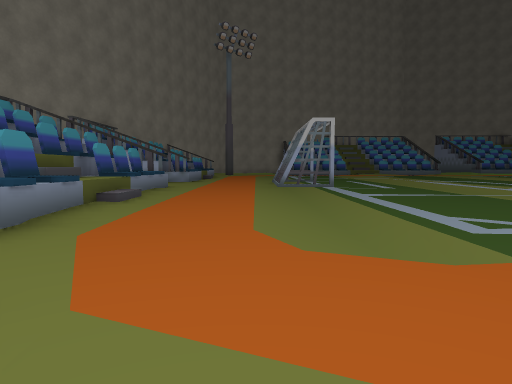
view 1 (above)

24 first-person views from a walk through a scene from a Unity 3-D project. The camera is 1.2 m above the floor, tilts 4° down and sees 70° across. The floor is counted in squares, 2 m on a side. Each view is taken from the middle of a square. On the plan, view 1 faces up. The plan holds only what a view shows up to about 10 squares ahead; the rest is blank. The place goes on beyond the plan. The player is left out. Some surface patterns are stand-ins.

view 2
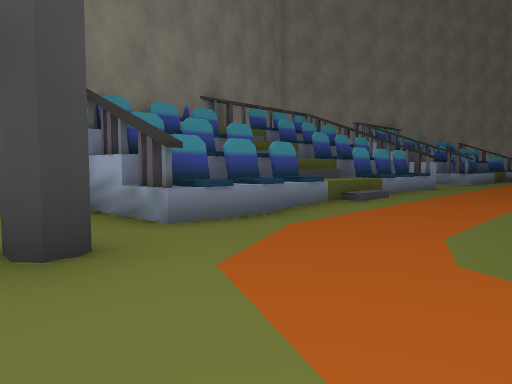

view 3
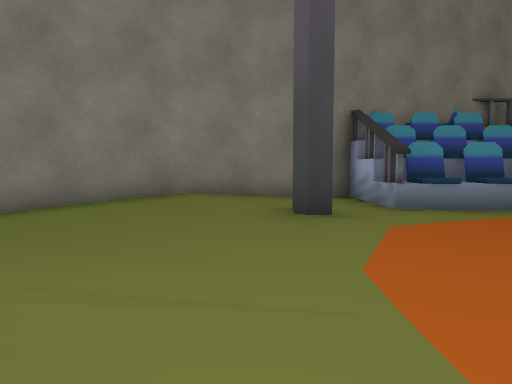

view 4
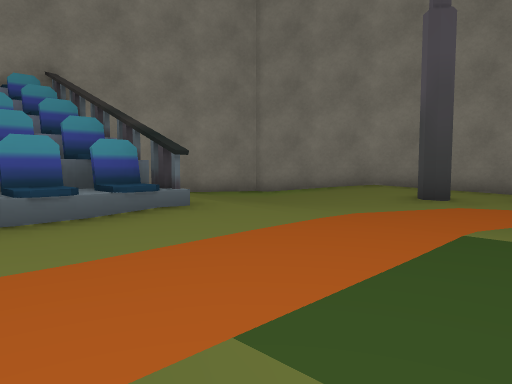

view 5
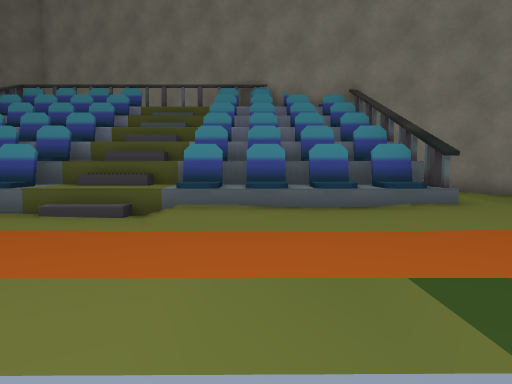

view 6
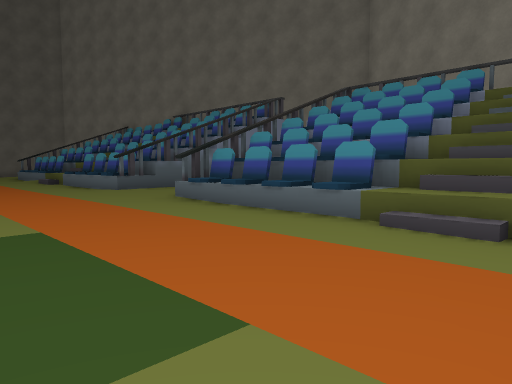

view 7
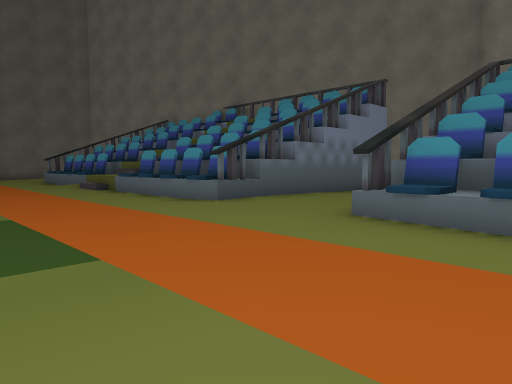

view 8
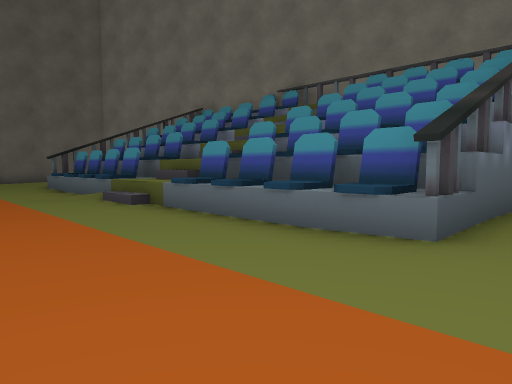

view 9
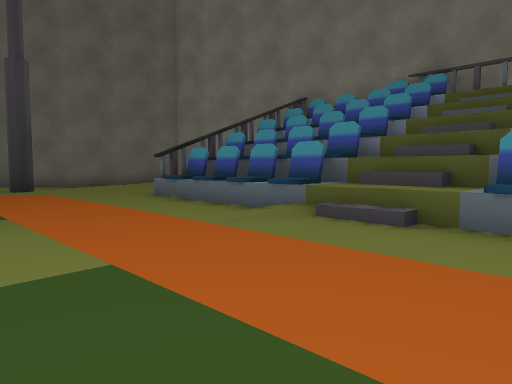

view 10
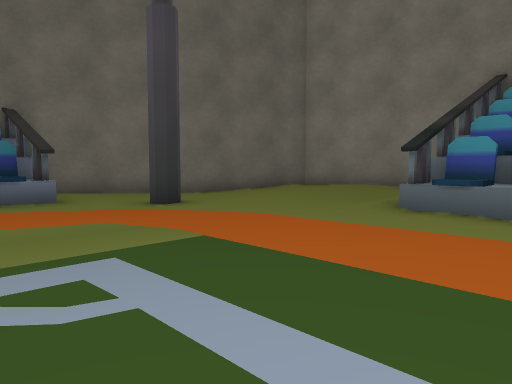

view 11
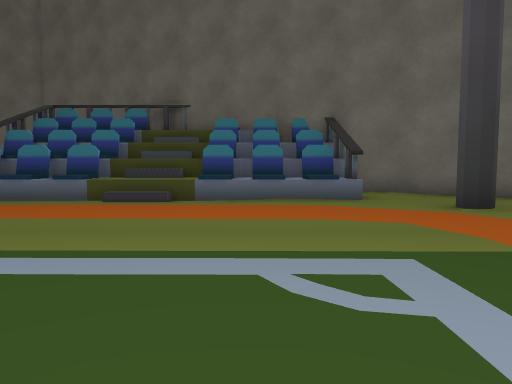

view 12
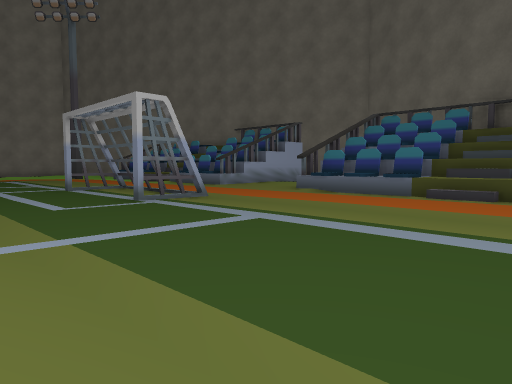

view 13
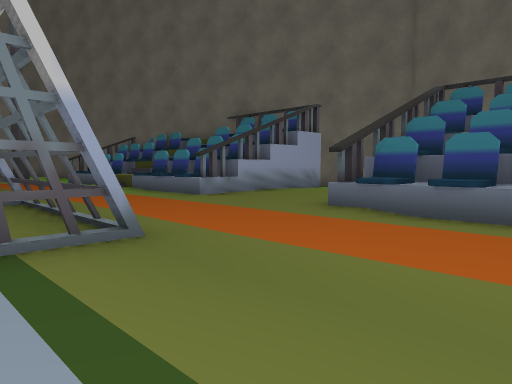

view 14
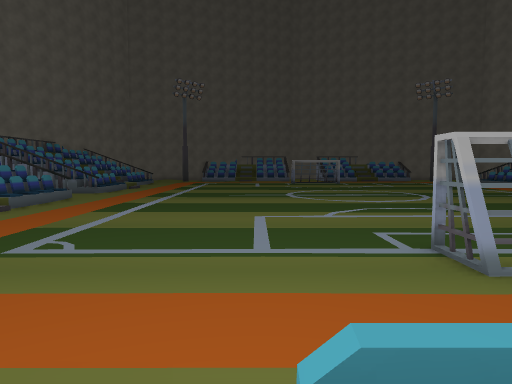

view 15
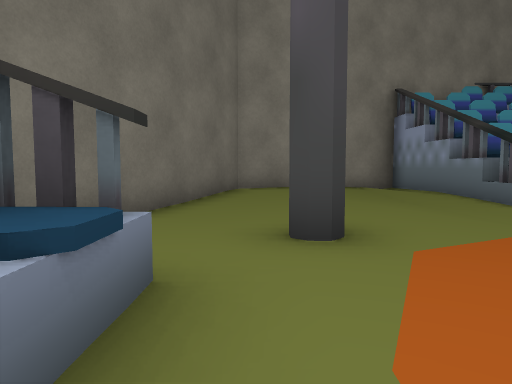

view 16
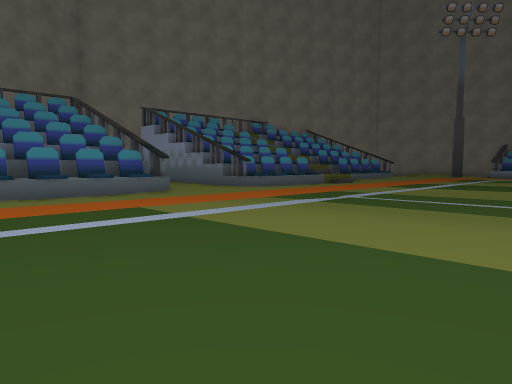

view 17
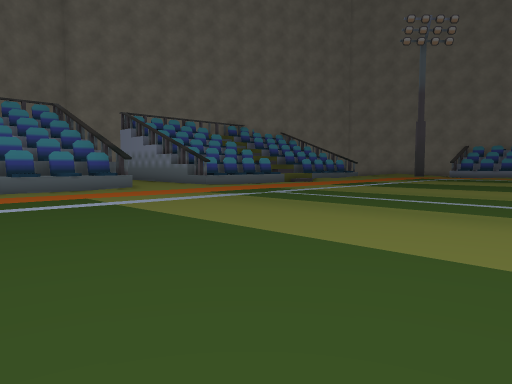

view 18
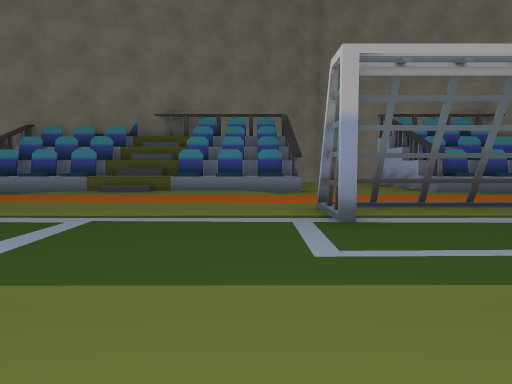

view 19
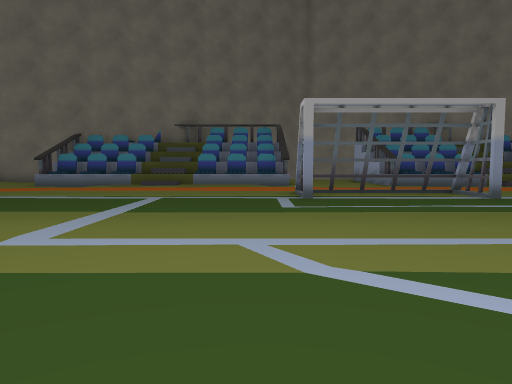

view 20
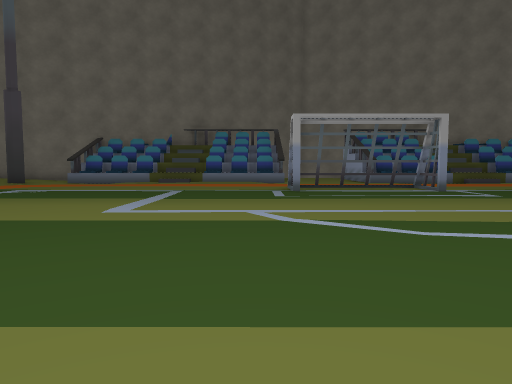

view 21
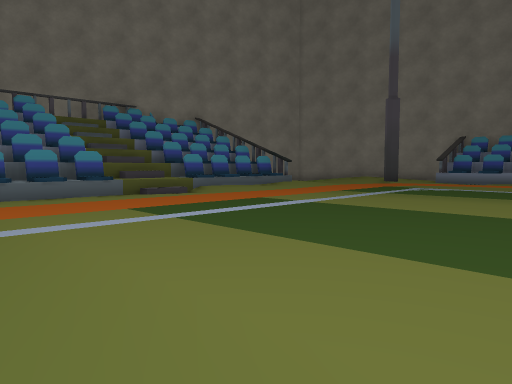

view 22
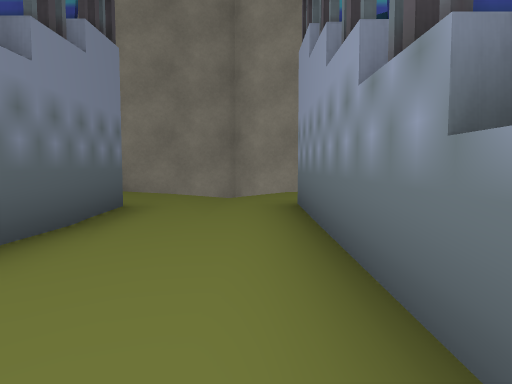

view 23
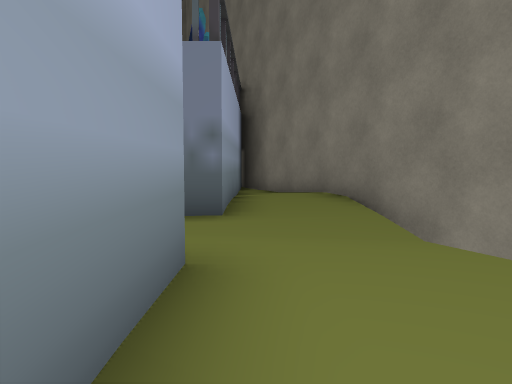

view 24
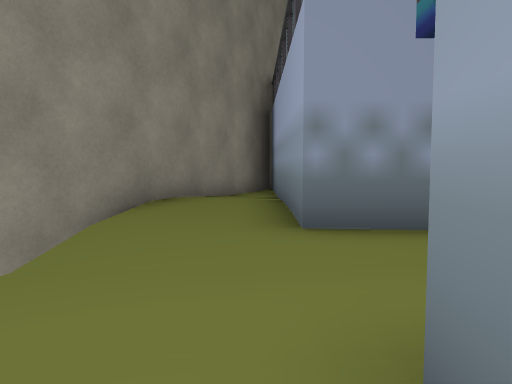

### Floor plan
Key: @ floor where view 1 was taken; # wall or solid block; x gap in a wall; . main floor; : floor 0.25 m higher than the main floor; - floor 0.25 m lower than the main floor; / step, stairs or slope; = window, fence, low wall or low ledge; ^ raised ledge; O other object.
Columns run from 7 left of view 1 to 32 right of it. Each row starts with its distance up from view 1.
 14    #=.. OO..                   .O ...###
 13    .....O.....              .....#....:#
 12    .....O......             .....O...:::
 11      ...O........           .....O...::
 10  ###=...OO........          .....#...#xx
  9  /###:.............     .............#//
  8  /###:............ ..................#/#
  7 #////:...............................//#
  6 #/////..............................///
  5 #/###................................#/#
  4 #####................................#/#
  3  ####................................#//
  2   ##=................................###
  1   #..#.............................#...#
  0   #:::/@.:.../............../..........#
 -1   ##://..:#::///..........///.. =.::..##
 -2    #/////:####//####..#####//###^/:::.#
 -3    ##/-//##  #//####..#####//# #^/:::##
 -4     #--. ##  #//####..#####/ # ##/:::#
 -5       #. #   #//####..#####/ # ##::###
 -6       ####   #//####..#####/ #  ####
 -7          ##  #  ####:.#####  #
 -8              #..:::::..:::..#
 -9              ####:::/..::####
-10                 ####  ####

Where each view was taken, in squares from view 1:
view 1: 0 up, 0 right, facing up
view 2: 0 up, 1 right, facing up-left
view 3: 0 up, 3 right, facing left
view 4: 3 up, 5 right, facing down-left
view 5: 4 up, 5 right, facing down
view 6: 3 up, 6 right, facing down-right
view 7: 3 up, 10 right, facing down-right
view 8: 2 up, 14 right, facing down-right
view 9: 3 up, 18 right, facing down-right
view 10: 4 up, 23 right, facing down-right
view 11: 4 up, 23 right, facing right
view 12: 4 up, 22 right, facing up-right
view 13: 7 up, 25 right, facing up-right
view 14: 7 up, 31 right, facing left
view 15: 4 up, 29 right, facing down
view 16: 7 up, 20 right, facing down-left
view 17: 9 up, 20 right, facing down-left
view 18: 9 up, 6 right, facing left
view 19: 9 up, 9 right, facing left
view 20: 9 up, 11 right, facing left
view 21: 7 up, 12 right, facing down-left
view 22: 2 down, 13 right, facing down
view 23: 8 down, 10 right, facing right
view 24: 8 down, 16 right, facing left
